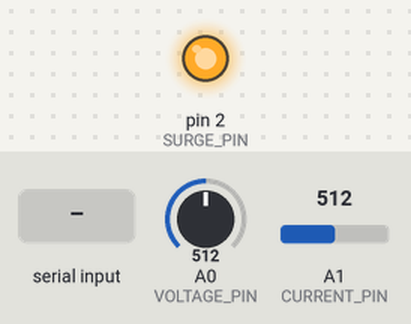
A program run on a simulated Arduino Nano, built with avr-gcc and run on an emulated ATmega328P. On the bench: output pins drawn as LEDs (lit = HIGH). The inputs (shaded band) are chosen by the test bench; at power-on: A0 (VOLTAGE_PIN) = 512, A1 (CURRENT_PIN) = 512. What the program prints to the serial monitor is not drawn.

Above: at 0.2 s.
At 1.2 s:
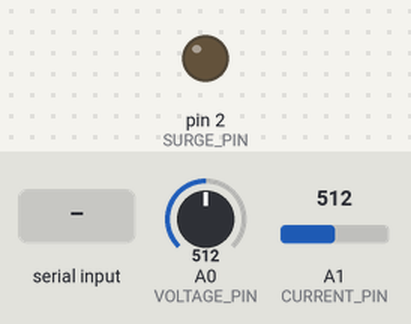
1.3 s: "SVB\n" received over Serial
2.8 s: "GVB\n" received over Serial
4.3 s: "GVT\n" received over Serial
Timing chart, 0 to 7.3 s (numbered marks = the images above; inputs shaded):
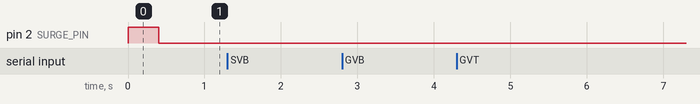

Measured:
- after the input at 1.3 s, every drawn part: stays the same
- after the input at 2.8 s, every drawn part: stays the same
- after the input at 4.3 s, every drawn part: stays the same

The program:

main.cpp
```cpp
#include <Arduino.h>
#include <ctype.h>
#include <string.h>

#include "current.h"
#include "voltage.h"

static const int VOLTAGE_PIN = A0;
static const int CURRENT_PIN = A1;
static const int SURGE_PIN = 2;
static const unsigned int SURGE_CONFIRM_SAMPLES = 10;
static const unsigned long MEASURE_WINDOW_MS = 200;
static const unsigned long RECOVERY_DELAY_MS = 2000;

static unsigned int currentPeakCounts = 0;
static unsigned int voltageOverCount = 0;
static unsigned int currentOverCount = 0;
static unsigned long windowStart = 0;
static bool tripped = false;
static unsigned long lastSurgeMs = 0;
static bool rmsGateArmed = false;

static unsigned int readChannel(int pin)
{
  analogRead(pin);
  return analogRead(pin);
}

static bool surgeCheck(unsigned int rawCounts, unsigned int thresholdCounts,
                       unsigned int &overCount)
{
  if (rawCounts > thresholdCounts)
  {
    overCount++;
    return overCount >= SURGE_CONFIRM_SAMPLES;
  }
  overCount = 0;
  return false;
}

static char cmdBuffer[32];
static unsigned int cmdLength = 0;

static bool parseNumber(const char *text, double minValue, double maxValue,
                        double &value)
{
  if (text[0] == '\0')
  {
    return false;
  }
  value = atof(text);
  return value > minValue && value <= maxValue;
}

static void handleCommand(char *line)
{
  char *space = strchr(line, ' ');
  double value = 0.0;
  bool hasValue = false;

  if (space != NULL)
  {
    *space = '\0';
    value = atof(space + 1);
    hasValue = true;
  }

  for (char *p = line; *p != '\0'; p++)
  {
    *p = toupper(*p);
  }

  if (strcmp(line, "SVB") == 0)
  {
    if (!hasValue || !parseNumber(space + 1, 0.0, 500.0, value))
    {
      Serial.println("ERR BAD_VALUE");
      return;
    }
    voltageSetLimits(value, voltageTolerancePct());
    Serial.print("OK SVB ");
    Serial.println(value, 1);
  }
  else if (strcmp(line, "SVT") == 0)
  {
    if (!hasValue || !parseNumber(space + 1, 0.0, 50.0, value))
    {
      Serial.println("ERR BAD_VALUE");
      return;
    }
    voltageSetLimits(voltageBase(), value);
    Serial.print("OK SVT ");
    Serial.println(value, 1);
  }
  else if (strcmp(line, "SCB") == 0)
  {
    if (!hasValue || !parseNumber(space + 1, 0.0, 100.0, value))
    {
      Serial.println("ERR BAD_VALUE");
      return;
    }
    currentSetLimits(value, currentTolerancePct());
    Serial.print("OK SCB ");
    Serial.println(value, 1);
  }
  else if (strcmp(line, "SCT") == 0)
  {
    if (!hasValue || !parseNumber(space + 1, 0.0, 50.0, value))
    {
      Serial.println("ERR BAD_VALUE");
      return;
    }
    currentSetLimits(currentBase(), value);
    Serial.print("OK SCT ");
    Serial.println(value, 1);
  }
  else if (strcmp(line, "GVB") == 0)
  {
    Serial.print("GVB ");
    Serial.println(voltageBase(), 1);
  }
  else if (strcmp(line, "GVT") == 0)
  {
    Serial.print("GVT ");
    Serial.println(voltageTolerancePct(), 1);
  }
  else if (strcmp(line, "GCB") == 0)
  {
    Serial.print("GCB ");
    Serial.println(currentBase(), 1);
  }
  else if (strcmp(line, "GCT") == 0)
  {
    Serial.print("GCT ");
    Serial.println(currentTolerancePct(), 1);
  }
  else
  {
    Serial.println("ERR UNKNOWN_CMD");
  }
}

static void pollSerial()
{
  while (Serial.available() > 0)
  {
    char c = Serial.read();
    if (c == '\n' || c == '\r')
    {
      if (cmdLength > 0)
      {
        cmdBuffer[cmdLength] = '\0';
        handleCommand(cmdBuffer);
        cmdLength = 0;
      }
    }
    else if (cmdLength < sizeof(cmdBuffer) - 1)
    {
      cmdBuffer[cmdLength++] = c;
    }
    else
    {
      cmdLength = 0;
      Serial.println("ERR SYNTAX");
      while (Serial.available() > 0 && Serial.read() != '\n')
      {
      }
    }
  }
}

void setup()
{
  pinMode(SURGE_PIN, OUTPUT);
  digitalWrite(SURGE_PIN, HIGH);

  Serial.begin(9600);
  Serial.println("AC Energy Meter");

  voltageSetLimits(VOLTAGE_BASE_DEFAULT, VOLTAGE_TOLERANCE_PCT_DEFAULT);
  currentSetLimits(CURRENT_BASE_DEFAULT, CURRENT_TOLERANCE_PCT_DEFAULT);

  voltageBegin();
  windowStart = millis();
}

void loop()
{
  pollSerial();

  unsigned int vRaw = readChannel(VOLTAGE_PIN);
  unsigned int iRaw = readChannel(CURRENT_PIN);

  voltageAddSample(vRaw);
  if (iRaw > currentPeakCounts)
  {
    currentPeakCounts = iRaw;
  }

  bool voltagePeakSurge = surgeCheck(vRaw, voltagePeakThresholdCounts(), voltageOverCount);
  bool currentPeakSurge = surgeCheck(iRaw, currentPeakThresholdCounts(), currentOverCount);
  bool faultNow = voltagePeakSurge || currentPeakSurge;

  if (millis() - windowStart >= MEASURE_WINDOW_MS)
  {
    float voltage = voltageGetRms();
    float current = calculateCurrentRms(currentPeakCounts);

    voltageBegin();
    currentPeakCounts = 0;
    windowStart = millis();

    if (!rmsGateArmed)
    {
      rmsGateArmed = true;
    }
    else if (voltage < voltageRmsLowerLimit() ||
             voltage > voltageRmsUpperLimit() ||
             current > currentRmsUpperLimit())
    {
      faultNow = true;
    }
  }

  if (faultNow)
  {
    tripped = true;
    lastSurgeMs = millis();
  }
  else if (tripped && millis() - lastSurgeMs >= RECOVERY_DELAY_MS)
  {
    tripped = false;
  }
  digitalWrite(SURGE_PIN, tripped ? LOW : HIGH);
}
```

current.h
```cpp
#pragma once

#include <Arduino.h>

#define CURRENT_SENSITIVITY_MV_PER_A 185.0
#define CURRENT_OFFSET_MV 2542.0
#define CURRENT_BASE_DEFAULT 1.0
#define CURRENT_TOLERANCE_PCT_DEFAULT 10.0

float calculateCurrentRms(unsigned int rawAdcValue);

void currentSetLimits(double baseRms, double tolerancePct);
double currentBase();
double currentTolerancePct();
double currentRmsUpperLimit();
unsigned int currentPeakThresholdCounts();
```

voltage.h
```cpp
#pragma once

#include <Arduino.h>

#define VOLTAGE_CAL 187.0
#define VOLTAGE_BASE_DEFAULT 230.0
#define VOLTAGE_TOLERANCE_PCT_DEFAULT 5.0

void voltageBegin();
void voltageAddSample(int rawSample);
float voltageGetRms();

void voltageSetLimits(double baseRms, double tolerancePct);
double voltageBase();
double voltageTolerancePct();
double voltageRmsLowerLimit();
double voltageRmsUpperLimit();
unsigned int voltagePeakThresholdCounts();
```

current.cpp
```cpp
#include "current.h"

#include <math.h>

static const int ADC_COUNTS = 1024;
static const float ADC_REFERENCE_MV = 5000.0;

static double baseRms = CURRENT_BASE_DEFAULT;
static double tolerancePct = CURRENT_TOLERANCE_PCT_DEFAULT;
static double rmsUpperLimit;
static unsigned int peakThresholdCounts;

static void deriveLimits()
{
  rmsUpperLimit = baseRms * (1.0 + tolerancePct / 100.0);

  double mvPerCount = ADC_REFERENCE_MV / ADC_COUNTS;
  double offsetCounts = CURRENT_OFFSET_MV / mvPerCount;
  double peakMv = rmsUpperLimit * sqrt(2.0) * CURRENT_SENSITIVITY_MV_PER_A;
  peakThresholdCounts = (unsigned int)(offsetCounts + peakMv / mvPerCount);
}

void currentSetLimits(double newBaseRms, double newTolerancePct)
{
  baseRms = newBaseRms;
  tolerancePct = newTolerancePct;
  deriveLimits();
}

double currentBase()
{
  return baseRms;
}

double currentTolerancePct()
{
  return tolerancePct;
}

double currentRmsUpperLimit()
{
  return rmsUpperLimit;
}

unsigned int currentPeakThresholdCounts()
{
  return peakThresholdCounts;
}

float calculateCurrentRms(unsigned int rawAdcValue)
{
  double sensorMv = (rawAdcValue / (double)ADC_COUNTS) * ADC_REFERENCE_MV;
  double peakCurrent = (sensorMv - CURRENT_OFFSET_MV) / CURRENT_SENSITIVITY_MV_PER_A;
  return peakCurrent / sqrt(2.0);
}
```

voltage.cpp
```cpp
#include "voltage.h"

#include <math.h>

static const int ADC_COUNTS = 1024;
static const float ADC_REFERENCE_MV = 5000.0;

static double dcOffset;
static double sumSquares;
static unsigned int sampleCount;

static double baseRms = VOLTAGE_BASE_DEFAULT;
static double tolerancePct = VOLTAGE_TOLERANCE_PCT_DEFAULT;
static double rmsLowerLimit;
static double rmsUpperLimit;
static unsigned int peakThresholdCounts;

static void deriveLimits()
{
  rmsUpperLimit = baseRms * (1.0 + tolerancePct / 100.0);
  rmsLowerLimit = baseRms * (1.0 - tolerancePct / 100.0);

  double voltsPerCount = VOLTAGE_CAL * ((ADC_REFERENCE_MV / 1000.0) / ADC_COUNTS);
  peakThresholdCounts =
      (unsigned int)(ADC_COUNTS / 2.0 + (rmsUpperLimit * sqrt(2.0)) / voltsPerCount);
}

void voltageSetLimits(double newBaseRms, double newTolerancePct)
{
  baseRms = newBaseRms;
  tolerancePct = newTolerancePct;
  deriveLimits();
}

double voltageBase()
{
  return baseRms;
}

double voltageTolerancePct()
{
  return tolerancePct;
}

double voltageRmsLowerLimit()
{
  return rmsLowerLimit;
}

double voltageRmsUpperLimit()
{
  return rmsUpperLimit;
}

unsigned int voltagePeakThresholdCounts()
{
  return peakThresholdCounts;
}

void voltageBegin()
{
  dcOffset = ADC_COUNTS / 2.0;
  sumSquares = 0;
  sampleCount = 0;
}

void voltageAddSample(int rawSample)
{
  sampleCount++;
  dcOffset += (rawSample - dcOffset) / ADC_COUNTS;
  double filtered = rawSample - dcOffset;
  sumSquares += filtered * filtered;
}

float voltageGetRms()
{
  double voltsPerCount = VOLTAGE_CAL * ((ADC_REFERENCE_MV / 1000.0) / ADC_COUNTS);
  return voltsPerCount * sqrt(sumSquares / sampleCount);
}
```
